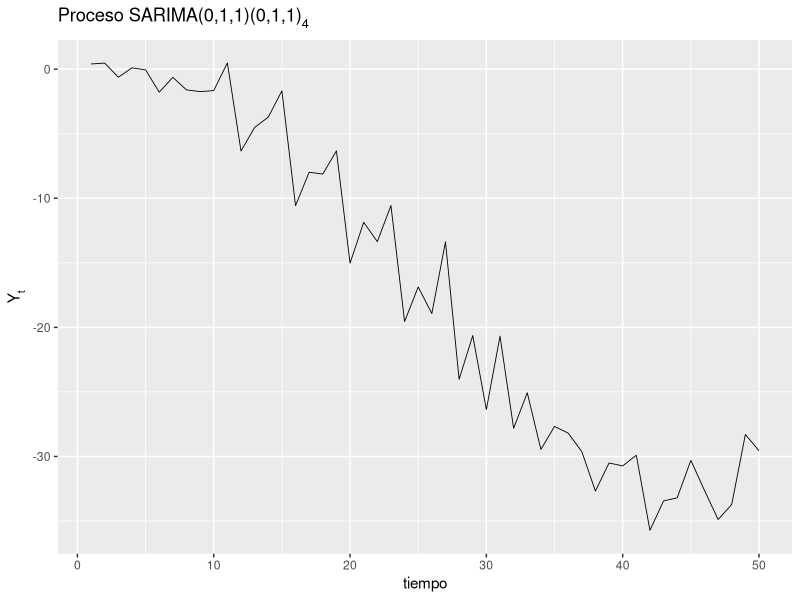
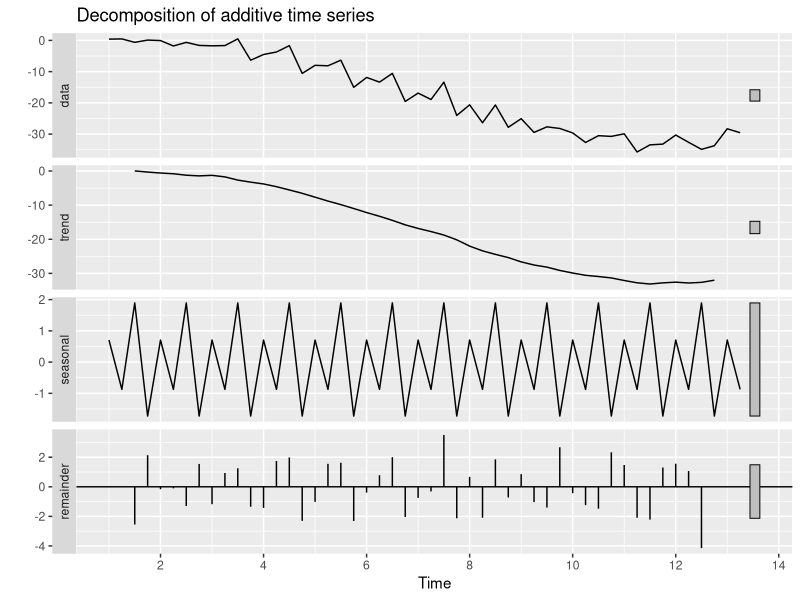
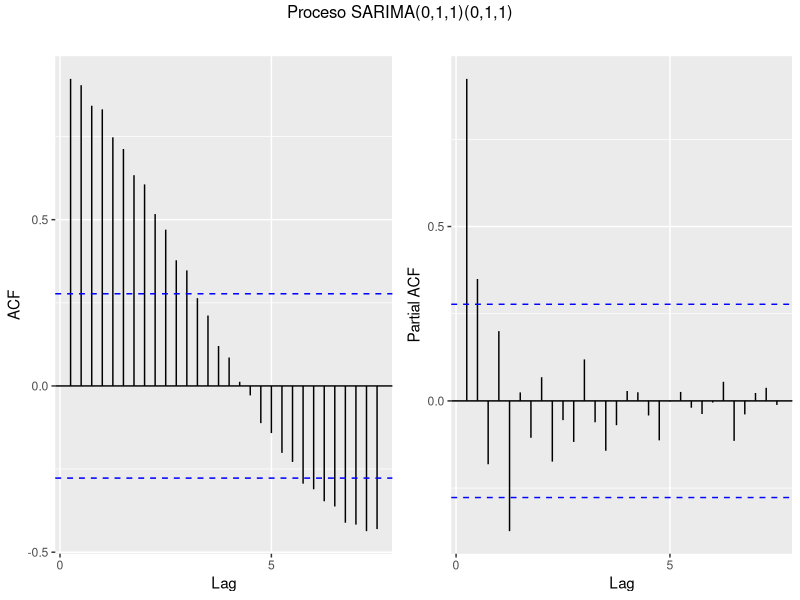
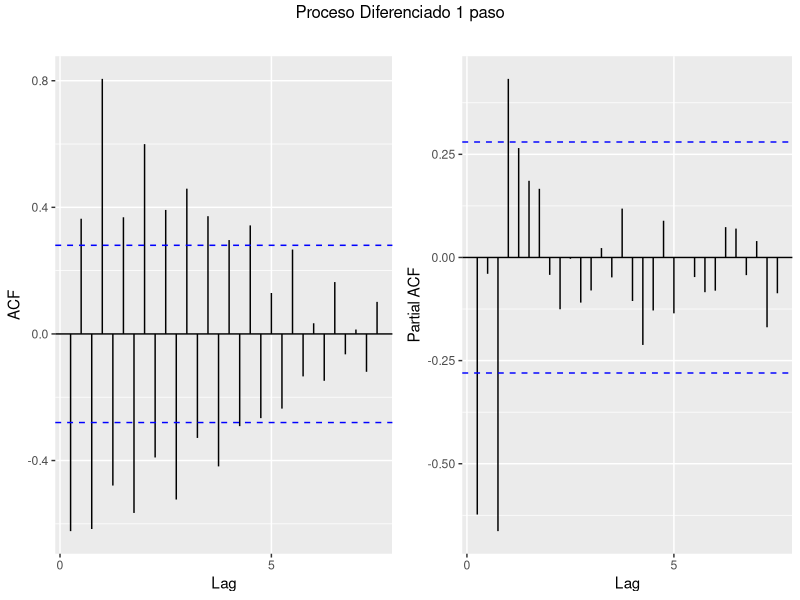
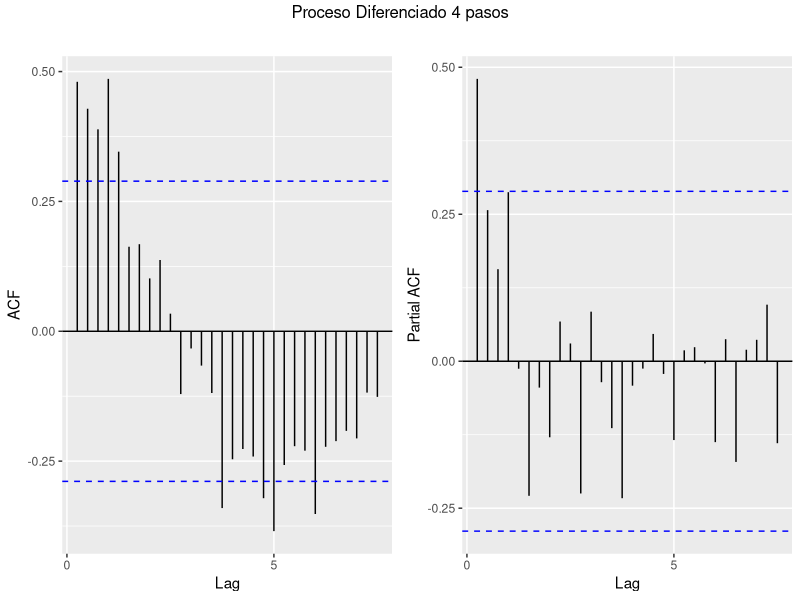

These figures' R source, in order:

library(tidyverse)
library(ggfortify)
library(forecast)



# Función para grafica acf y pacf ----
acf_pacf_fun <- function(vec_ts, title_chr = "" ){
  require(ggfortify)
  require(gridExtra)
  
  gg.1 <- autoplot(acf(vec_ts, plot = F, lag = 30), main = "", ylab = "ACF")
  gg.2 <- autoplot(pacf(vec_ts, plot = F, lag = 30), main = "", ylab = "Partial ACF")  
  gridExtra::grid.arrange(gg.1, gg.2, ncol = 2, top = title_chr)
}


# 1a. 
n_sims <- 50

sigma2 <- 4
theta1 <- 0.7
Theta1 <- 0.6

set.seed(10871002)
z_vec <- rnorm(n_sims, mean = 0, sd = sqrt(sigma2))
y_vec <- NULL
x_vec <- NULL
x_vec[1:5] <- z_vec[1:5]

# Loop para generar el proceso 
for(i in 6:n_sims){
  x_vec[i] <- x_vec[i-1] + x_vec[i-4] - x_vec[i-5] + 
    z_vec[i] - theta1*z_vec[i-1] + Theta1*z_vec[i-4] - theta1*Theta1*z_vec[i-5]
}
x_vec

tibble(n_sim = 1:n_sims, 
       x_vec = x_vec) %>% 
  ggplot( aes(x = n_sim, y = x_vec) ) + 
  geom_line(size = .3) + 
  ylab(expression(paste("Y"["t"]^{}) ) )  + 
  xlab("tiempo") + 
  ggtitle( expression( paste("Proceso SARIMA(0,1,1)(0,1,1)"[4]^{}) ))



# 1b. 
ts_vec <- ts(x_vec, start = 1, frequency = 4)
autoplot(decompose(ts_vec))
acf_pacf_fun(ts_vec, title_chr = "Proceso SARIMA(0,1,1)(0,1,1)")

# 2b. 
vec_lag <- diff(x_vec, lag = 1) # y_vec - lag(y_vec) #
ts_vec_lag <- ts(vec_lag, start = 2, frequency = 4)
acf_pacf_fun(ts_vec_lag, title_chr = "Proceso Diferenciado 1 paso")

# 2c. 
vec_lag <- diff(x_vec, lag = 4) # y_vec - lag(y_vec) #
ts_vec_lag4 <- ts(vec_lag, start = 4, frequency = 4)
acf_pacf_fun(ts_vec_lag4, title_chr = "Proceso Diferenciado 4 pasos")
